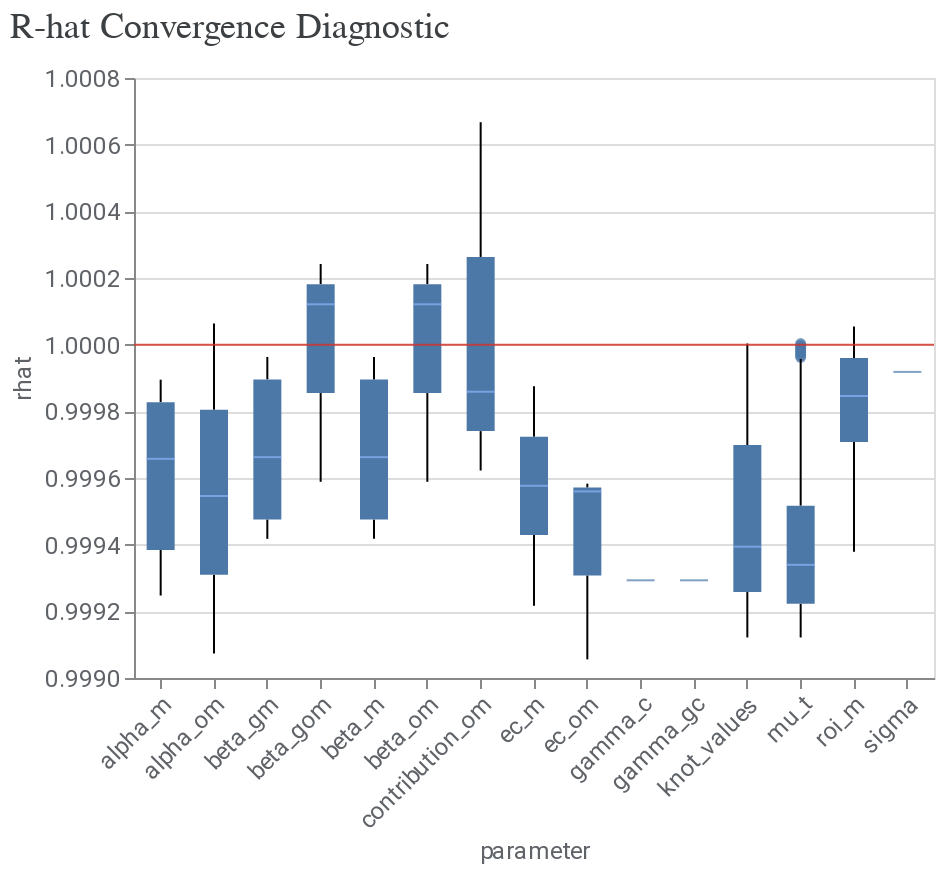

Notebook code cell kept with this figure:
### Markdown cell above
##  Model Fit Diagnostics

### Code cell
model_fit = output_dict[model_iter]['model_diagnostics']
model_fit.plot_rhat_boxplot()

### Figure 1 — Vega-Lite specification as saved in the notebook (floating-point values rounded to 4 significant figures; data arrays with more than 128 entries replaced by an {"elided": "..."} marker saying what was removed)
{"config": {"view": {"continuousWidth": 300, "continuousHeight": 300}, "axis": {"labelColor": "#5F6368", "labelFont": "Roboto", "labelFontSize": 12, "titleColor": "#5F6368", "titleFont": "Roboto", "titleFontSize": 12, "titleFontWeight": "normal"}}, "layer": [{"data": {"name": "data-dd18c7d0b3fc5d83be536074ea0bed1a"}, "mark": {"type": "boxplot", "median": {"color": "#8AB4F8"}, "outliers": {"filled": true}}, "encoding": {"x": {"axis": {"labelAngle": -45}, "field": "parameter", "type": "nominal"}, "y": {"field": "rhat", "scale": {"zero": false}, "type": "quantitative"}}}, {"data": {"name": "empty"}, "mark": {"type": "rule", "color": "#D93025", "opacity": 0.8}, "encoding": {"y": {"datum": 1}}}], "title": {"text": "R-hat Convergence Diagnostic", "anchor": "start", "color": "#3C4043", "font": "Google Sans Display", "fontSize": 18, "fontWeight": "normal", "offset": 10}, "width": 400, "$schema": "https://vega.github.io/schema/vega-lite/v5.20.1.json", "datasets": {"data-dd18c7d0b3fc5d83be536074ea0bed1a": {"elided": "386 records"}, "empty": [{}]}}
